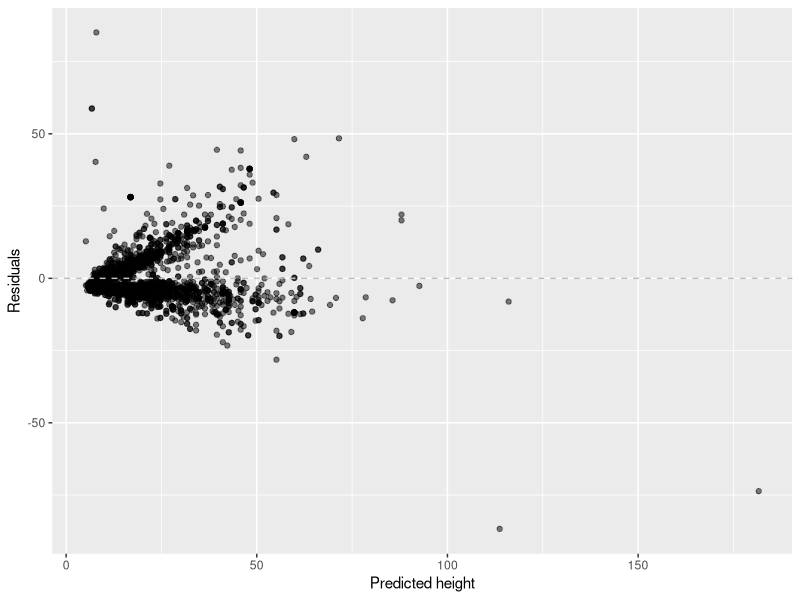
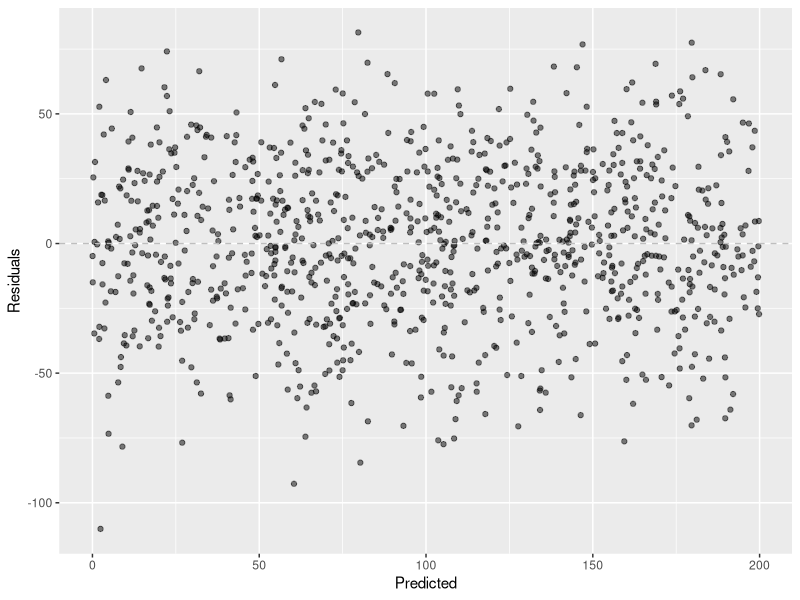
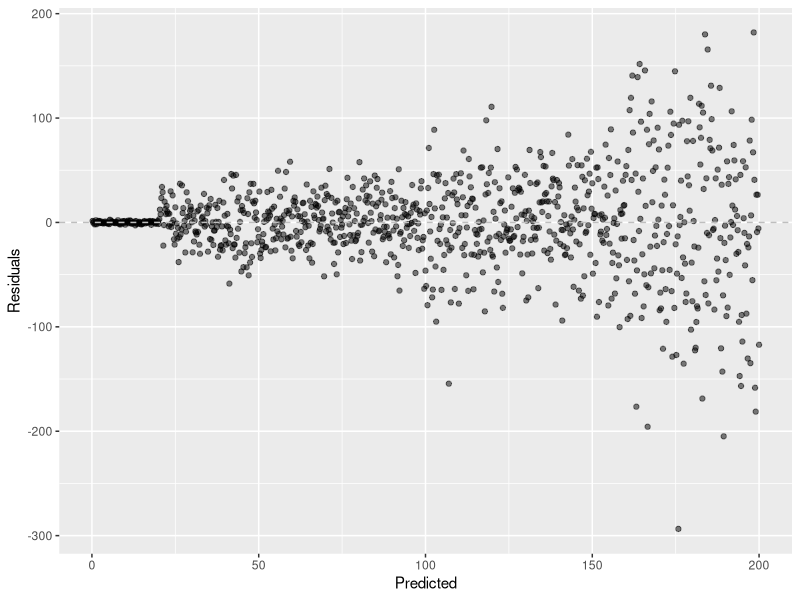
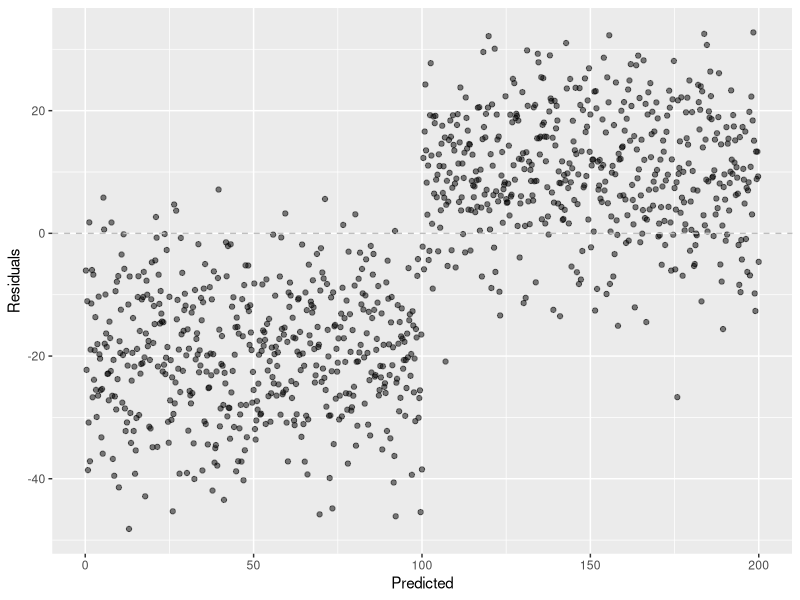
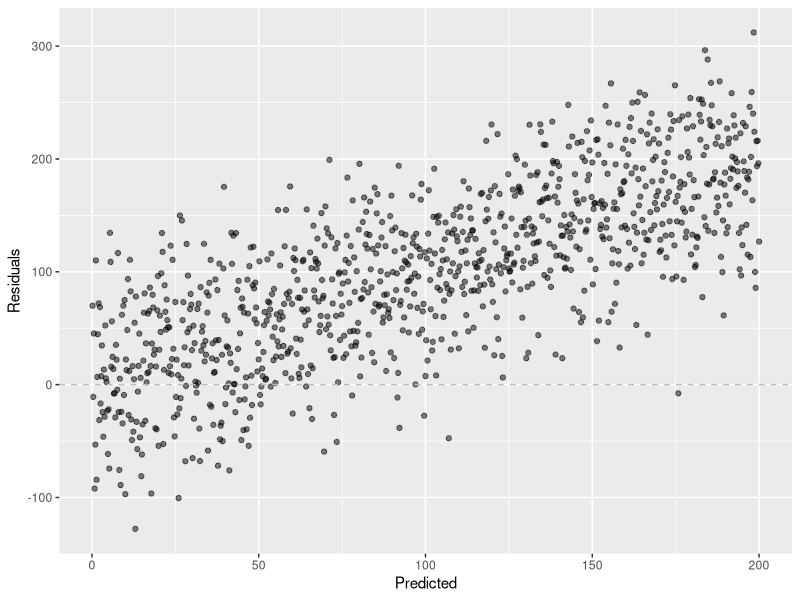
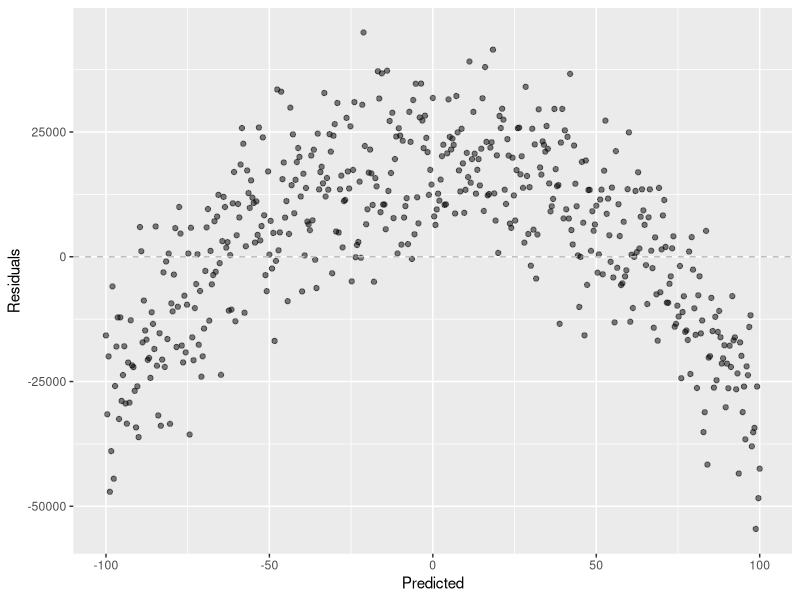
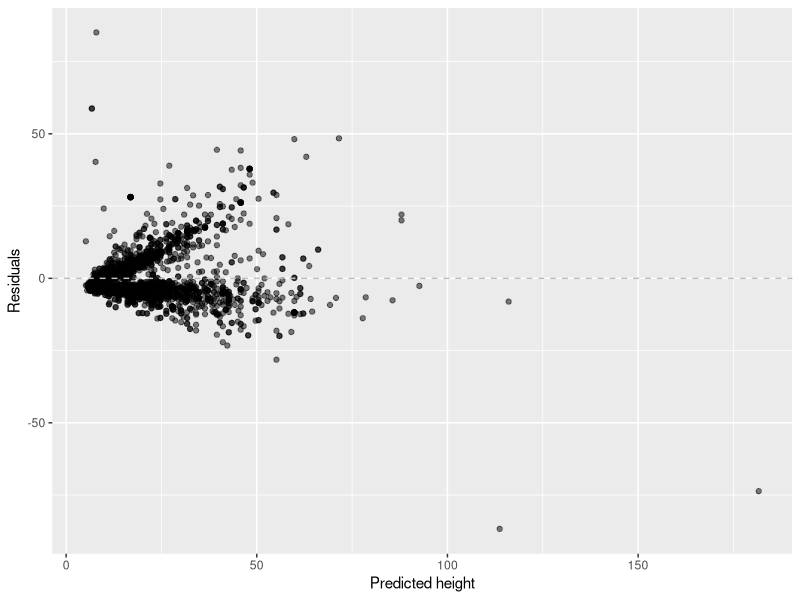
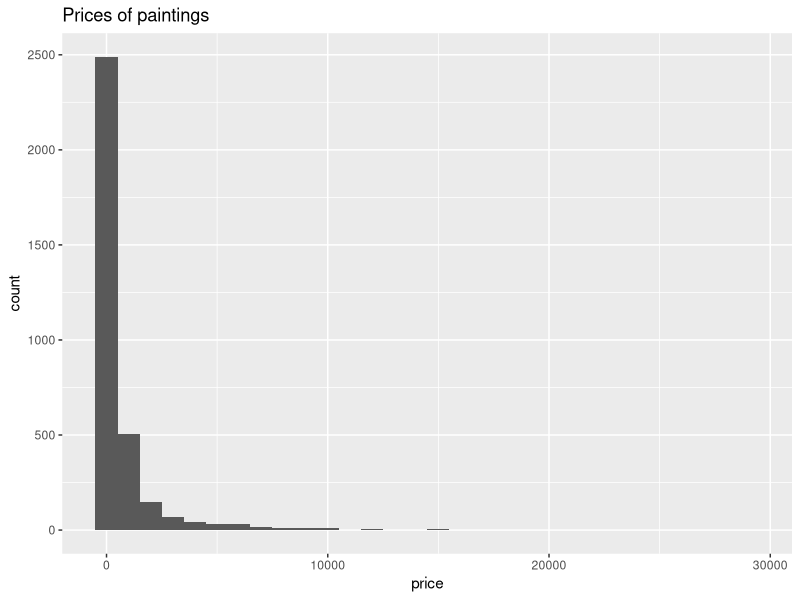

Here is the R script that generated these plots, in order: (Note: this script raises an error after producing the figures.)
## ---- chunk 1

## ---- chunk 2
library(tidyverse)
library(scales)
library(broom)
library(here)
## ---- chunk 3
pp <- read_csv(here::here("csv/paris-paintings.csv"), na = c("n/a", "", "NA"))
## ---- chunk 4
m_ht_wt <- lm(Height_in ~ Width_in, data = pp)
m_ht_wt_aug <- augment(m_ht_wt)
ggplot(m_ht_wt_aug, mapping = aes(x = .fitted, y = .resid)) +
  geom_point(alpha = 0.5) +
  geom_hline(yintercept = 0, color = "gray", lty = "dashed") +
  labs(x = "Predicted height", y = "Residuals")
## ---- chunk 5
set.seed(12346)
df <- tibble(
  fake_resid = rnorm(1000, mean = 0, sd = 30),
  fake_predicted = runif(1000, min = 0, max = 200)
)
ggplot(df, mapping = aes(x = fake_predicted, y = fake_resid)) +
  geom_point(alpha = 0.5) +
  geom_hline(yintercept = 0, color = "gray", lty = "dashed") +
  labs(x = "Predicted", y = "Residuals")
## ---- chunk 6
set.seed(12346)
df <- tibble(
  fake_resid = c(rnorm(100, mean = 0, sd = 1), 
                 rnorm(100, mean = 0, sd = 15), 
                 rnorm(100, mean = 0, sd = 25), 
                 rnorm(100, mean = 0, sd = 20), 
                 rnorm(100, mean = 0, sd = 25), 
                 rnorm(100, mean = 0, sd = 50), 
                 rnorm(100, mean = 0, sd = 35), 
                 rnorm(100, mean = 0, sd = 40),
                 rnorm(200, mean = 0, sd = 80)),
  fake_predicted = seq(0.2, 200, 0.2)
)
ggplot(df, mapping = aes(x = fake_predicted, y = fake_resid)) +
  geom_point(alpha = 0.5) +
  geom_hline(yintercept = 0, color = "gray", lty = "dashed") +
  labs(x = "Predicted", y = "Residuals")
## ---- chunk 7
set.seed(12346)
df <- tibble(
  fake_predicted = seq(0.2, 200, 0.2),
  fake_resid = c(
    rnorm(500, mean = -20, sd = 10),
    rnorm(500, mean = 10, sd = 10)
  )
)
ggplot(df, mapping = aes(x = fake_predicted, y = fake_resid)) +
  geom_point(alpha = 0.5) +
  geom_hline(yintercept = 0, color = "gray", lty = "dashed") +
  labs(x = "Predicted", y = "Residuals")
## ---- chunk 8
set.seed(12346)
df <- tibble(
  fake_predicted = seq(0.2, 200, 0.2),
  fake_resid = fake_predicted + rnorm(1000, mean = 0, sd = 50)
)
ggplot(df, mapping = aes(x = fake_predicted, y = fake_resid)) +
  geom_point(alpha = 0.5) +
  geom_hline(yintercept = 0, color = "gray", lty = "dashed") +
  labs(x = "Predicted", y = "Residuals")
## ---- chunk 9
set.seed(12346)
df <- tibble(
  fake_predicted = seq(-100, 100, 0.4),
  fake_resid = -5*fake_predicted^2 - 3*fake_predicted + 20000 + rnorm(501, mean = 0, sd = 10000)
)
ggplot(df, mapping = aes(x = fake_predicted, y = fake_resid)) +
  geom_point(alpha = 0.5) +
  geom_hline(yintercept = 0, color = "gray", lty = "dashed") +
  labs(x = "Predicted", y = "Residuals")
## ---- chunk 10
ggplot(m_ht_wt_aug, mapping = aes(x = .fitted, y = .resid)) +
  geom_point(alpha = 0.5) +
  geom_hline(yintercept = 0, color = "gray", lty = "dashed") +
  labs(x = "Predicted height", y = "Residuals")
## ---- chunk 11
ggplot(data = pp, aes(x = price)) +
  geom_histogram(binwidth = 1000) +
  labs(title = "Prices of paintings")
## ---- chunk 12
ggplot(data = pp, aes(x = Width_in, y = price)) +
  geom_point(alpha = 0.5) +
  labs(x = "Width (in)", y = "Price (livres)")
## ---- chunk 13
pp_wt_lt_100 <- pp %>% 
  filter(Width_in < 100)
## ---- chunk 14
ggplot(data = pp_wt_lt_100, 
       mapping = aes(x = Width_in, y = price)) +
  geom_point(alpha = 0.5) +
  labs(title = "Price vs. width", subtitle = "For width < 100 in",
       x = "Width (in)", y = "Price (livres)")
## ---- chunk 15
ggplot(data = pp_wt_lt_100, 
       mapping = aes(x = Width_in, y = log(price))) +
  geom_point(alpha = 0.5) +
  labs(title = "Log(price) vs. width", subtitle = "For width < 100 in",
       x = "Width (in)", y = "Log(price) (log livres)")
## ---- chunk 16
m_price_wt <- lm(price ~ Width_in, data = pp_wt_lt_100)
m_price_wt_aug <- augment(m_price_wt)
ggplot(data = m_price_wt, 
       mapping = aes(x = .fitted, y = .resid)) +
  geom_point(alpha = 0.5) +
  labs(
    title = "Price vs. width, residuals", 
    subtitle = "For width < 100 in",
    x = "Predicted price (livres)", 
    y = "Residuals"
    )
## ---- chunk 17
m_lprice_wt <- lm(log(price) ~ Width_in, data = pp_wt_lt_100)
m_lprice_wt_aug <- augment(m_lprice_wt)
ggplot(data = m_lprice_wt_aug, 
       mapping = aes(x = .fitted, y = .resid)) +
  geom_point(alpha = 0.5) +
  labs(
    title = "Log(Price) vs. width, residuals", 
    subtitle = "For width < 100 in",
    x = "Predicted log(price) (log livres)", 
    y = "Residuals"
    )
## ---- chunk 18
ggplot(data = pp_wt_lt_100, mapping = aes(x = Width_in, y = log(price))) +
  geom_point(alpha = 0.5) +
  geom_smooth(method = "lm", color = "#A7D5E8", se = FALSE) +
  labs(x = "Width (in)", y = "Log(price) (log livres)")
## ---- chunk 19
m_lprice_wt <- lm(log(price) ~ Width_in, data = pp_wt_lt_100)
tidy(m_lprice_wt)
## ---- chunk 20
countdown(minutes = 3)
## ---- chunk 21
tidy(m_lprice_wt)
## ---- chunk 22
countdown(minutes = 3)
## ---- chunk 23
m_price_wt %>%
  tidy() %>%
  select(term, estimate)
## ---- chunk 24
m_lprice_wt %>%
  tidy() %>%
  select(term, estimate) %>%
  mutate(
    estimate_exp = exp(estimate)
    )
## ---- chunk 25
log(0)
## ---- chunk 26
log(0 + 0.00001)
